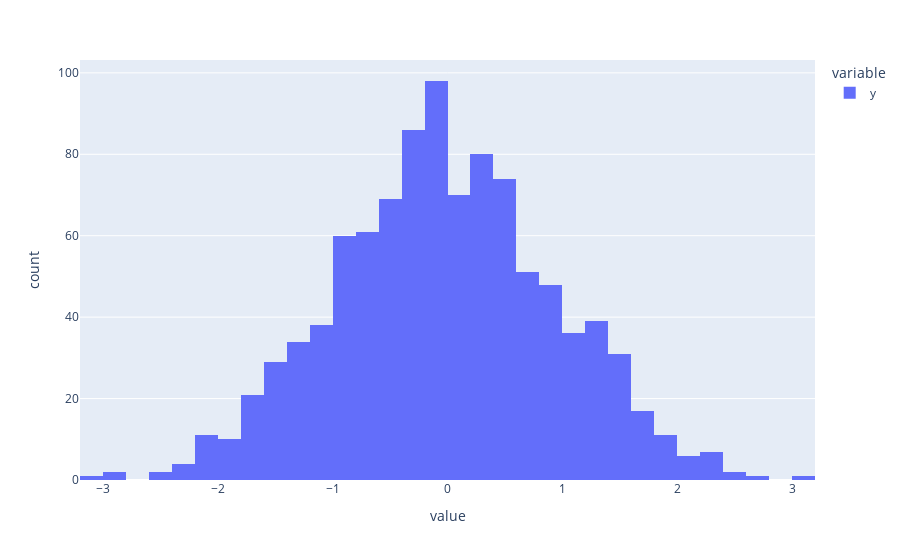

This figure's notebook cell:
### Markdown cell above
Plotly

### Code cell
px.histogram(df['y'])

### Figure 1 — Plotly figure (JSON) as saved in the notebook; plotly's stock layout.template omitted (floating-point values rounded to 4 significant figures; data arrays with more than 128 entries replaced by an {"elided": "..."} marker saying what was removed)
{"data": [{"alignmentgroup": "True", "bingroup": "x", "hovertemplate": "variable=y<br>value=%{x}<br>count=%{y}<extra></extra>", "legendgroup": "y", "marker": {"color": "#636efa", "pattern": {"shape": ""}}, "name": "y", "offsetgroup": "y", "orientation": "v", "showlegend": true, "type": "histogram", "x": {"elided": "1000 float values"}, "xaxis": "x", "yaxis": "y"}], "layout": {"barmode": "relative", "legend": {"title": {"text": "variable"}, "tracegroupgap": 0}, "margin": {"t": 60}, "xaxis": {"anchor": "y", "domain": [0, 1], "title": {"text": "value"}}, "yaxis": {"anchor": "x", "domain": [0, 1], "title": {"text": "count"}}}}
